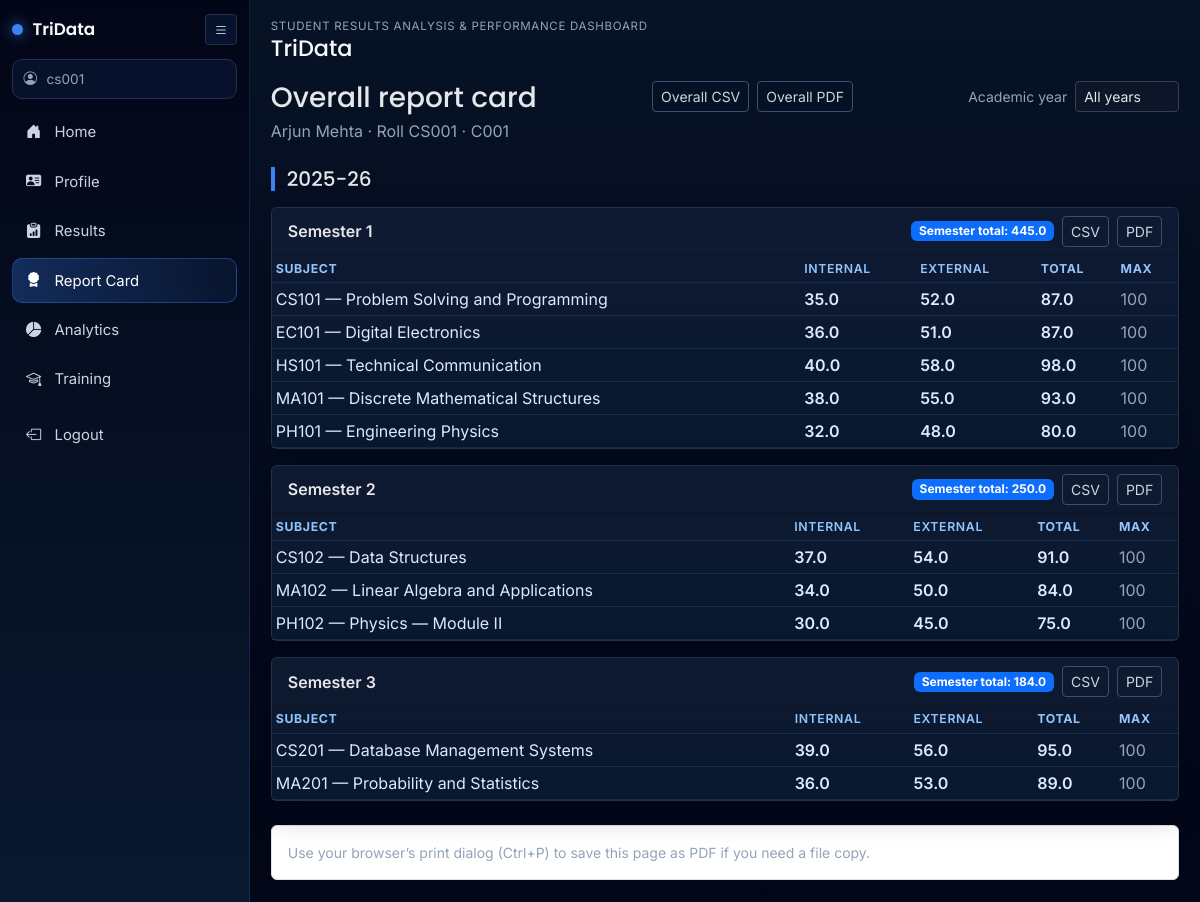
The page /student/report-card (signed in) on the database its author committed.
### app/models.py (models this page shows, shortened)
class User(UserMixin, db.Model):
    __tablename__ = "users"
    id = db.Column(db.Integer, primary_key=True)
    username = db.Column(db.String(80), unique=True, nullable=False, index=True)
    password_hash = db.Column(db.String(256), nullable=False)
    role = db.Column(db.String(20), nullable=False, default="student")  # admin | faculty | student
    student = db.relationship("Student", backref="user_account", uselist=False)
    faculty = db.relationship("Faculty", backref="user_account", uselist=False)

class Student(db.Model):
    __tablename__ = "students"
    id = db.Column(db.Integer, primary_key=True)
    user_id = db.Column(db.Integer, db.ForeignKey("users.id"), unique=True, nullable=False)
    roll_number = db.Column(db.String(64), unique=True, nullable=False, index=True)
    full_name = db.Column(db.String(160), nullable=False)
    email = db.Column(db.String(120))
    phone = db.Column(db.String(32))
    course_id = db.Column(db.Integer, db.ForeignKey("courses.id"), nullable=False)
    results = db.relationship("Result", backref="student", lazy="dynamic", cascade="all, delete-orphan")
    trainings = db.relationship("Training", backref="student", lazy="dynamic", cascade="all, delete-orphan")

class Course(db.Model):
    __tablename__ = "courses"
    id = db.Column(db.Integer, primary_key=True)
    name = db.Column(db.String(120), nullable=False)
    code = db.Column(db.String(32), unique=True, nullable=False, index=True)
    duration_years = db.Column(db.Integer, default=4)
    subjects = db.relationship("Subject", backref="course", lazy="dynamic")
    students = db.relationship("Student", backref="course", lazy="dynamic")

class Result(db.Model):
    __tablename__ = "results"
    id = db.Column(db.Integer, primary_key=True)
    student_id = db.Column(db.Integer, db.ForeignKey("students.id"), nullable=False)
    subject_id = db.Column(db.Integer, db.ForeignKey("subjects.id"), nullable=False)
    semester = db.Column(db.Integer, nullable=False)
    academic_year = db.Column(db.String(32), nullable=False, default="2025-26")
    internal_marks = db.Column(db.Float, nullable=False, default=0)
    external_marks = db.Column(db.Float, nullable=False, default=0)
    __table_args__ = (
        db.UniqueConstraint(
            "student_id", "subject_id", "semester", "academic_year", name="uq_result_row"
        ),
    )
    @property
    def total_marks(self) -> float:
        return float(self.internal_marks or 0) + float(self.external_marks or 0)

class Subject(db.Model):
    __tablename__ = "subjects"
    id = db.Column(db.Integer, primary_key=True)
    name = db.Column(db.String(120), nullable=False)
    code = db.Column(db.String(32), nullable=False, index=True)
    course_id = db.Column(db.Integer, db.ForeignKey("courses.id"), nullable=False)
    max_internal = db.Column(db.Integer, default=40)
    max_external = db.Column(db.Integer, default=60)
    __table_args__ = (db.UniqueConstraint("course_id", "code", name="uq_subject_course_code"),)
    results = db.relationship("Result", backref="subject", lazy="dynamic")

### app/routes/student.py (the view)
@bp.route("/report-card")
def report_card():
    student = _get_student()
    year = (request.args.get("year") or "").strip()
    q = (
        Result.query.filter_by(student_id=student.id)
        .join(Subject)
        .order_by(Result.academic_year, Result.semester, Subject.code)
    )
    if year:
        q = q.filter(Result.academic_year == year)
    results_list = q.all()
    by_year_sem = {}
    for r in results_list:
        by_year_sem.setdefault(r.academic_year, {}).setdefault(r.semester, []).append(r)
    years = sorted(by_year_sem.keys())
    totals = {}
    for r in results_list:
        key = (r.academic_year, r.semester)
        totals[key] = totals.get(key, 0.0) + r.total_marks
    return render_template(
        "student/report_card.html",
        student=student,
        by_year_sem=by_year_sem,
        years=years,
        totals=totals,
        filter_year=year or None,
    )

### app/routes/student.py (called while the page is built)
@bp.before_request
@login_required
def _student_gate():
    if current_user.role != "student":
        abort(403)

def _get_student() -> Student:
    st = Student.query.filter_by(user_id=current_user.id).first()
    if not st:
        abort(404)
    return st

### app/templates/student/report_card.html (shortened to what this page needs)
{% extends "base.html" %}
{% block content %}
<div class="d-flex justify-content-between align-items-start flex-wrap gap-2 mb-4">
  <div>
    <h1 class="h3 mb-1">Overall report card</h1>
    <p class="text-muted mb-0">{{ student.full_name }} · Roll {{ student.roll_number }} · {{ student.course.code }}</p>
  </div>
  <div class="d-flex flex-wrap gap-2">
    <a class="btn btn-sm btn-outline-success" href="{{ url_for('student.report_card_download', format='csv', year=filter_year or '') }}">Overall CSV</a>
    <a class="btn btn-sm btn-outline-primary" href="{{ url_for('student.report_card_download', format='pdf', year=filter_year or '') }}">Overall PDF</a>
  </div>
  <form method="get" class="d-flex align-items-center gap-2">
    <label class="small text-muted mb-0" for="year">Academic year</label>
    <select class="form-select form-select-sm" style="width: auto;" id="year" name="year" onchange="this.form.submit()">
      <option value="">All years</option>
    </select>
  </form>
</div>
{% if not by_year_sem %}
<p class="text-muted">No results to show.</p>
{% else %}
<div class="report-section">
  {% for ay in years %}
  {% if ay in by_year_sem %}
  <h5 class="mt-4 mb-3">{{ ay }}</h5>
  {% for sem_num, sem_rows in by_year_sem[ay]|dictsort %}
  <div class="card mb-3">
    <div class="card-header d-flex justify-content-between align-items-center">
      <span class="fw-semibold">Semester {{ sem_num }}</span>
      <span class="d-flex align-items-center gap-2">
        <span class="badge bg-primary">Semester total: {{ '%.1f'|format(totals.get((ay, sem_num), 0)) }}</span>
        <a class="btn btn-sm btn-outline-success" href="{{ url_for('student.report_card_download', format='csv', year=ay, semester=sem_num) }}">CSV</a>
        <a class="btn btn-sm btn-outline-primary" href="{{ url_for('student.report_card_download', format='pdf', year=ay, semester=sem_num) }}">PDF</a>
      </span>
    </div>
    <div class="table-responsive">
      <table class="table table-sm mb-0">
        <thead>
          <tr>
            <th>Subject</th><th class="marks-int">Internal</th><th class="marks-ext">External</th><th>Total</th><th>Max</th>
          </tr>
        </thead>
        <tbody>
          {% for r in sem_rows %}
          <tr>
            <td>{{ r.subject.code }} — {{ r.subject.name }}</td>
            <td class="marks-int">{{ r.internal_marks }}</td>
            <td class="marks-ext">{{ r.external_marks }}</td>
            <td class="fw-semibold">{{ '%.1f'|format(r.total_marks) }}</td>
            <td class="text-muted">{{ r.subject.max_internal + r.subject.max_external }}</td>
          </tr>
          {% endfor %}
        </tbody>
      </table>
    </div>
  </div>
  {% endfor %}
  {% endif %}
  {% endfor %}
</div>
<div class="mt-4 p-3 bg-white rounded border small text-muted">
  Use your browser’s print dialog (Ctrl+P) to save this page as PDF if you need a file copy.
</div>
{% endif %}
{% endblock %}

### app/templates/base.html (shortened to what this page needs)
<!DOCTYPE html>
<html lang="en">
<head>
  <link href="https://cdn.jsdelivr.net/npm/bootstrap-icons@1.11.3/font/bootstrap-icons.css" rel="stylesheet">
  <link href="https://cdn.jsdelivr.net/npm/bootstrap@5.3.3/dist/css/bootstrap.min.css" rel="stylesheet">
  <link rel="stylesheet" href="{{ url_for('static', filename='css/app.css') }}">
</head>
<body>
  {% if current_user.is_authenticated %}
  <div id="tridataShell" class="app-shell">
    <aside id="appSidebar" class="app-sidebar">
      <div class="sidebar-head">
        <div class="brand-wrap">
          <span class="brand-dot"></span>
          <span class="brand-text">TriData</span>
        </div>
        <button id="sidebarToggle" class="btn btn-sm icon-btn" type="button" aria-label="Toggle sidebar">
          <i class="bi bi-list"></i>
        </button>
      </div>
      <div class="user-chip">
        <i class="bi bi-person-circle"></i>
        <span>{{ current_user.username }}</span>
      </div>
      <nav class="side-nav">
        {% if current_user.role == 'admin' %}
        <a class="side-link {% if request.endpoint == 'admin.dashboard' %}active{% endif %}" href="{{ url_for('admin.dashboard') }}"><i class="bi bi-grid-1x2-fill"></i><span>Dashboard</span></a>
        <a class="side-link {% if request.endpoint in ['admin.courses_list', 'admin.course_add', 'admin.course_edit'] %}active{% endif %}" href="{{ url_for('admin.courses_list') }}"><i class="bi bi-journal-bookmark-fill"></i><span>Courses</span></a>
        <a class="side-link {% if request.endpoint in ['admin.subjects_list', 'admin.subject_add', 'admin.subject_edit'] %}active{% endif %}" href="{{ url_for('admin.subjects_list') }}"><i class="bi bi-diagram-3-fill"></i><span>Subjects</span></a>
        <a class="side-link {% if request.endpoint in ['admin.students_list', 'admin.student_add', 'admin.student_edit', 'admin.student_results_view'] %}active{% endif %}" href="{{ url_for('admin.students_list') }}"><i class="bi bi-people-fill"></i><span>Students</span></a>
        <a class="side-link {% if request.endpoint in ['admin.faculty_list', 'admin.faculty_add', 'admin.faculty_edit', 'admin.faculty_assignments'] %}active{% endif %}" href="{{ url_for('admin.faculty_list') }}"><i class="bi bi-person-badge-fill"></i><span>Faculty</span></a>
        <a class="side-link {% if request.endpoint == 'admin.results_list' %}active{% endif %}" href="{{ url_for('admin.results_list') }}"><i class="bi bi-bar-chart-line-fill"></i><span>Results</span></a>
        <a class="side-link {% if request.endpoint == 'admin.analytics' %}active{% endif %}" href="{{ url_for('admin.analytics') }}"><i class="bi bi-pie-chart-fill"></i><span>Analytics</span></a>
        <a class="side-link {% if request.endpoint == 'admin.results_upload' %}active{% endif %}" href="{{ url_for('admin.results_upload') }}"><i class="bi bi-cloud-upload-fill"></i><span>Upload CSV</span></a>
        <a class="side-link {% if request.endpoint in ['admin.training_list'] %}active{% endif %}" href="{{ url_for('admin.training_list') }}"><i class="bi bi-mortarboard-fill"></i><span>Training</span></a>
        {% else %}
        <a class="side-link {% if request.endpoint == 'student.dashboard' %}active{% endif %}" href="{{ url_for('student.dashboard') }}"><i class="bi bi-house-door-fill"></i><span>Home</span></a>
        <a class="side-link {% if request.endpoint == 'student.profile' %}active{% endif %}" href="{{ url_for('student.profile') }}"><i class="bi bi-person-vcard-fill"></i><span>Profile</span></a>
        <a class="side-link {% if request.endpoint == 'student.results' %}active{% endif %}" href="{{ url_for('student.results') }}"><i class="bi bi-clipboard-data-fill"></i><span>Results</span></a>
        <a class="side-link {% if request.endpoint == 'student.report_card' %}active{% endif %}" href="{{ url_for('student.report_card') }}"><i class="bi bi-award-fill"></i><span>Report Card</span></a>
        <a class="side-link {% if request.endpoint == 'student.analytics' %}active{% endif %}" href="{{ url_for('student.analytics') }}"><i class="bi bi-pie-chart-fill"></i><span>Analytics</span></a>
        <a class="side-link {% if request.endpoint == 'student.training' %}active{% endif %}" href="{{ url_for('student.training') }}"><i class="bi bi-mortarboard"></i><span>Training</span></a>
        {% endif %}
      </nav>
      <a class="side-link logout-link" href="{{ url_for('auth.logout') }}"><i class="bi bi-box-arrow-left"></i><span>Logout</span></a>
    </aside>
    <div class="content-wrap">
      <header class="content-head">
        <div>
          <div class="eyebrow">Student Results Analysis & Performance Dashboard</div>
          <h1 class="page-title">{% block page_title %}TriData{% endblock %}</h1>
        </div>
      </header>
      <main class="content-main">
        {{ self.content() }}
      </main>
    </div>
  </div>
  {% endif %}
</body>
</html>

### app/static/css/app.css (style rules this page uses)
:root { --deep-blue: #0a192f; --dark-black: #020617; --accent-blue: #3b82f6; --light-text: #e5e7eb; --muted-text: #94a3b8; --panel: #0f1b33; --panel-2: #111f3a; --border: #23314f; }
* { font-family: Inter, "Segoe UI", sans-serif; }
body { min-height: 100vh; background: linear-gradient(180deg, #071225 0%, var(--dark-black) 100%); color: var(--light-text); }
h1, h2, h3, h4, h5, h6, .page-title, .brand-text { font-family: Poppins, Inter, sans-serif; }
.app-shell { display: flex; min-height: 100vh; }
.app-sidebar { position: fixed; top: 0; left: 0; bottom: 0; width: 250px; background: linear-gradient(180deg, var(--dark-black) 0%, var(--deep-blue) 100%); border-right: 1px solid rgba(59, 130, 246, 0.18); padding: 0.9rem 0.75rem 0.8rem; transition: width 0.2s ease; overflow: hidden; z-index: 1050; }
.sidebar-head { display: flex; align-items: center; justify-content: space-between; margin-bottom: 0.85rem; }
.brand-wrap { display: flex; align-items: center; gap: 0.6rem; }
.brand-dot { width: 11px; height: 11px; border-radius: 50%; background: var(--accent-blue); box-shadow: 0 0 14px rgba(59, 130, 246, 0.8); }
.brand-text { font-size: 1.05rem; font-weight: 600; color: #f8fafc; }
.icon-btn { border: 1px solid var(--border); color: var(--light-text); background: rgba(59, 130, 246, 0.1); }
.user-chip { display: flex; align-items: center; gap: 0.6rem; color: var(--muted-text); border: 1px solid var(--border); background: rgba(59, 130, 246, 0.08); border-radius: 10px; padding: 0.55rem 0.65rem; font-size: 0.85rem; margin-bottom: 0.7rem; }
.side-nav { display: flex; flex-direction: column; gap: 0.3rem; }
.side-link { display: flex; align-items: center; gap: 0.75rem; color: #cbd5e1; text-decoration: none; border-radius: 10px; padding: 0.62rem 0.72rem; font-size: 0.93rem; border: 1px solid transparent; transition: all 0.18s ease; }
.side-link i { width: 18px; text-align: center; font-size: 0.95rem; }
.side-link.active { color: #fff; border-color: rgba(59, 130, 246, 0.36); background: linear-gradient(90deg, rgba(59, 130, 246, 0.28), rgba(59, 130, 246, 0.08)); }
.logout-link { margin-top: 0.7rem; }
.content-wrap { margin-left: 250px; width: calc(100% - 250px); transition: margin-left 0.2s ease, width 0.2s ease; }
.content-head { padding: 1.1rem 1.3rem 0.4rem; }
.eyebrow { color: var(--muted-text); text-transform: uppercase; letter-spacing: 0.06em; font-size: 0.72rem; }
.page-title { margin-bottom: 0; font-size: 1.4rem; color: #f8fafc; }
.content-main { padding: 0.8rem 1.3rem 1.35rem; }
.card { background: linear-gradient(180deg, rgba(15, 27, 51, 0.92), rgba(10, 25, 47, 0.92)); border: 1px solid var(--border); box-shadow: 0 10px 30px rgba(2, 6, 23, 0.45); color: var(--light-text); }
.table { --bs-table-bg: transparent; --bs-table-color: #dbeafe; --bs-table-border-color: rgba(59, 130, 246, 0.18); --bs-table-hover-bg: rgba(59, 130, 246, 0.08); }
.table thead th { font-size: 0.77rem; text-transform: uppercase; letter-spacing: 0.05em; color: #93c5fd; border-bottom-width: 1px; }
.text-muted, .small.text-muted { color: var(--muted-text) !important; }
.form-control, .form-select { background: rgba(15, 23, 42, 0.8); border-color: #334155; color: var(--light-text); }
.btn-outline-secondary, .btn-outline-primary, .btn-outline-success, .btn-outline-danger { border-color: #3b4f73; color: #cbd5e1; }
.marks-int { color: #34d399; font-weight: 600; }
.marks-ext { color: #60a5fa; font-weight: 600; }
.report-section h5 { border-left: 4px solid var(--accent-blue); padding-left: 0.75rem; }

### rows shown on the page
User: username "cs001"
Student: full_name "Arjun Mehta", roll_number "CS001"
Course: course.code "C001"
Result: academic_year "2025-26", ay "1" "2" "3", academic_year "445.0" "250.0" "184.0", subject.code "CS101", subject.name "Problem Solving and Programming", internal_marks "35.0", external_marks "52.0", total_marks "87.0", r.subject.max_internal+r.subject.max_external "100"
Result: subject.code "EC101", subject.name "Digital Electronics", internal_marks "36.0", external_marks "51.0", total_marks "87.0", r.subject.max_internal+r.subject.max_external "100"
Result: subject.code "HS101", subject.name "Technical Communication", internal_marks "40.0", external_marks "58.0", total_marks "98.0", r.subject.max_internal+r.subject.max_external "100"
Result: subject.code "MA101", subject.name "Discrete Mathematical Structures", internal_marks "38.0", external_marks "55.0", total_marks "93.0", r.subject.max_internal+r.subject.max_external "100"
Result: subject.code "PH101", subject.name "Engineering Physics", internal_marks "32.0", external_marks "48.0", total_marks "80.0", r.subject.max_internal+r.subject.max_external "100"
Result: subject.code "CS102", subject.name "Data Structures", internal_marks "37.0", external_marks "54.0", total_marks "91.0", r.subject.max_internal+r.subject.max_external "100"
Result: subject.code "MA102", subject.name "Linear Algebra and Applications", internal_marks "34.0", external_marks "50.0", total_marks "84.0", r.subject.max_internal+r.subject.max_external "100"
Result: subject.code "PH102", subject.name "Physics — Module II", internal_marks "30.0", external_marks "45.0", total_marks "75.0", r.subject.max_internal+r.subject.max_external "100"
Result: subject.code "CS201", subject.name "Database Management Systems", internal_marks "39.0", external_marks "56.0", total_marks "95.0", r.subject.max_internal+r.subject.max_external "100"
Result: subject.code "MA201", subject.name "Probability and Statistics", internal_marks "36.0", external_marks "53.0", total_marks "89.0", r.subject.max_internal+r.subject.max_external "100"
